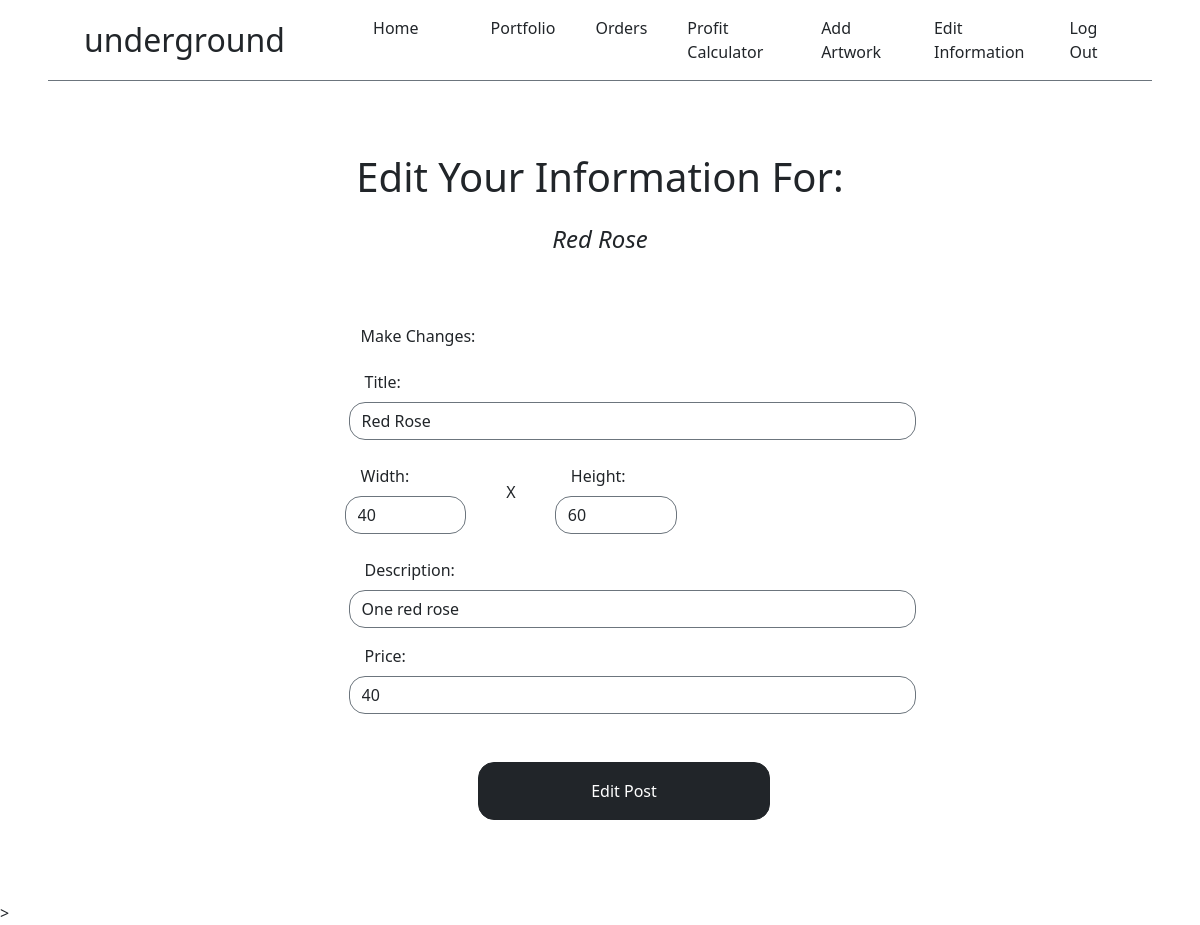
Screenshot of /edit/6 (signed in) with the database file from the repository.
### app/models.py (models this page shows, shortened)
class Art(db.Model):
    art_id = db.Column(db.Integer, primary_key=True)
    title = db.Column(db.String(50), nullable=False)
    width = db.Column(db.Integer, nullable=False)
    height = db.Column(db.Integer, nullable=False)
    description = db.Column(db.String(150), nullable=False)
    price = db.Column(db.Integer, nullable=False)
    user_id = db.Column(db.Integer, db.ForeignKey("user.id"))
    image = db.Column(db.String)
    stripe_product_id = db.Column(db.String)

### app/routes.py (the view, shortened to what this page needs)
@app.route('/edit/<art_id>', methods=["GET", "POST"])
@login_required
def edit_art(art_id):
    form = AddArtForm()
    art_to_edit = Art.query.get_or_404(art_id)
    if art_to_edit.user_id != current_user.id:
        flash("You do not have permission to edit this post", "danger")
        return redirect(url_for('index'))
    form.title.data = art_to_edit.title
    form.width.data = art_to_edit.width
    form.height.data = art_to_edit.height
    form.description.data = art_to_edit.description
    form.price.data = art_to_edit.price
    return render_template('edit.html', form=form, art=art_to_edit)

### app/forms.py
class AddArtForm(FlaskForm):
    title = StringField('Title:', validators=[InputRequired()])
    width = IntegerField('Width:', validators=[InputRequired()])
    height = IntegerField('Height:', validators=[InputRequired()])
    description = StringField('Description:', validators=[InputRequired()])
    price = IntegerField('Price:', validators=[InputRequired()])
    submit = SubmitField('Add Artwork')

### app/models.py (called while the page is built)
@login.user_loader
def get_a_user_by_id(user_id):
    return db.session.get(User, user_id)

### app/templates/edit.html (shortened to what this page needs)
{% extends 'base.html' %}
{% block header %}
    <h1 class="text-dark fw-lighter fs-1 mt-4">Edit Your Information For:</h1>
         <h4 class="text-dark fw-lighter mt-4"><em>{{ art.title }}</em></h4>
{% endblock %}
{% block content %}
<div class="row justify-content-center">
    <div class="col-7">
        <div class="card mb-5 border border-white ps-5">
            <div class="card-body">
                <form action="" method="POST">
                    <div class="row ms-1">
                        <h4 class="mb-4 text-dark fw-light fs-6">Make Changes:</h4>
                        {{ form.title.label (class="ms-1") }}
                        {{ form.title(class="form-control rounded-4 border border-secondary mt-2" ) }}
                    </div>
                    <div class="row mt-3">
                        <div class="col-3 mb-2 mt-2 me-3">
                            {{ form.width.label (class="ms-3")}}
                            {{ form.width(class="form-control rounded-4 border border-secondary mt-2") }}
                        </div>
                        <div class="col-1 mt-4">
                            <p>X</p>
                        </div>
                        <div class="col-3 mb-2 mt-2">
                            {{ form.height.label (class="ms-3")}}
                            {{ form.height(class="form-control rounded-4 border border-secondary mt-2") }}
                        </div>
                    </div>
                    <div class="row ms-1 mt-3">
                        {{ form.description.label (class="ms-1")}}
                        {{ form.description(class="form-control rounded-4 border border-secondary mt-2") }}
                    </div>
                    <div class="row ms-1 mt-3">
                        {{ form.price.label (class="ms-1")}}
                        {{ form.price(class="form-control rounded-4 border border-secondary mt-2", placeholder="Numbers Only") }}
                    </div>
                    <div class="row justify-content-center">
                        {{ form.submit(class="btn btn-dark w-50 m-3 mt-5 rounded-4 p-3 mt-2 ", value="Edit Post") }}
                    </div>
                </form>
            </div>
        </div>
    </div>
</div>
{% endblock %}

### rows the page displays
Art: title "Red Rose", width "40", height "60", description "One red rose", price "40"
